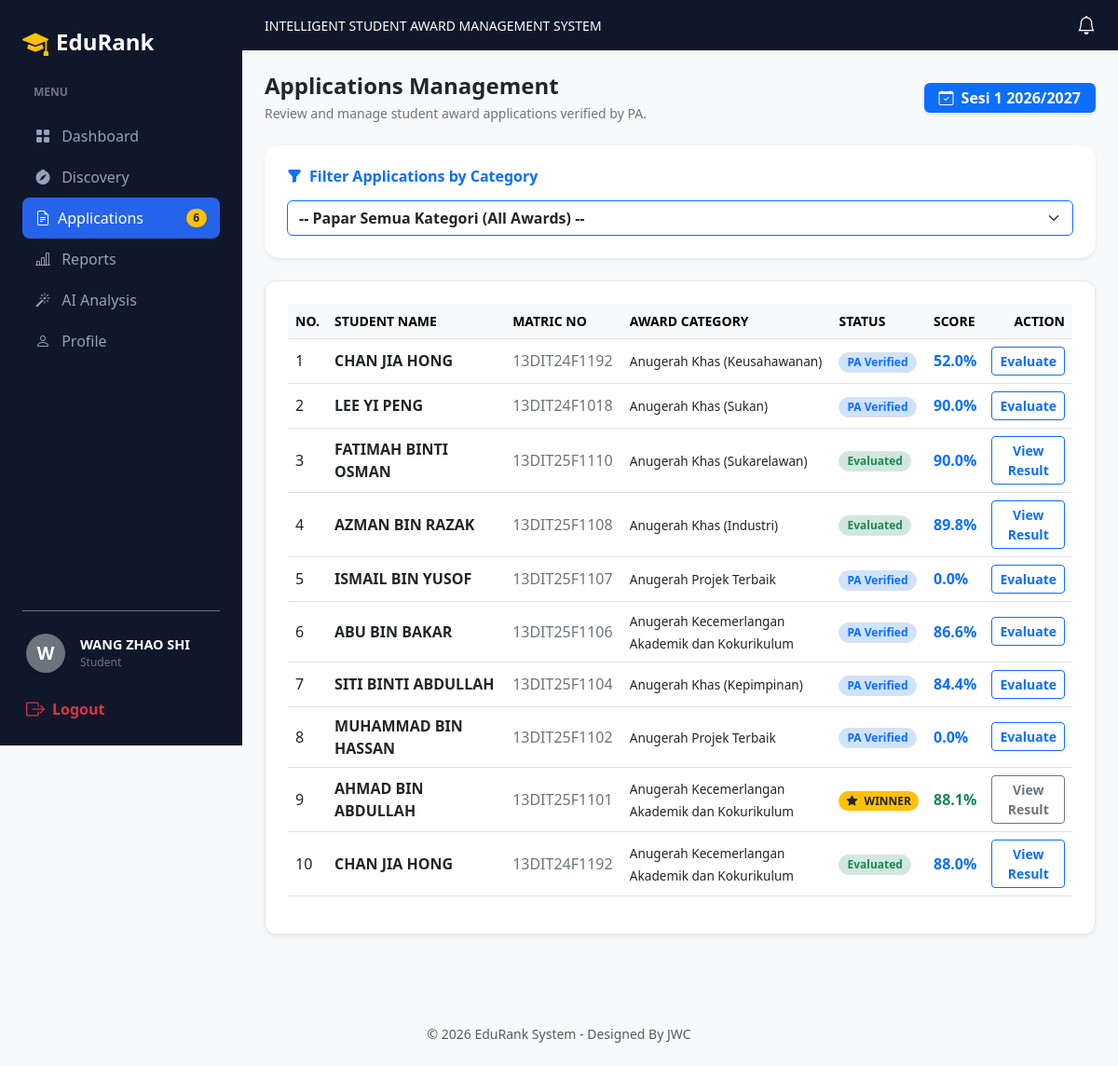
The page /applications.php (signed in) on the database its author committed.
### tables this page shows
CREATE TABLE `system_settings` (
  `setting_id` int(11) NOT NULL,
  `setting_key` varchar(50) NOT NULL,
  `setting_value` varchar(255) NOT NULL,
  `updated_at` timestamp NOT NULL DEFAULT current_timestamp() ON UPDATE current_timestamp()
);

CREATE TABLE `award_applications` (
  `application_id` int(11) NOT NULL,
  `student_id` int(11) DEFAULT NULL,
  `category_id` int(11) DEFAULT NULL,
  `session_name` varchar(50) DEFAULT NULL,
  `application_date` timestamp NOT NULL DEFAULT current_timestamp(),
  `status` enum('pending','verified','rejected','evaluated','nominated') DEFAULT 'pending',
  `is_read` tinyint(1) NOT NULL DEFAULT 0
);

CREATE TABLE `users` (
  `user_id` int(11) NOT NULL,
  `full_name` varchar(100) NOT NULL,
  `email` varchar(100) NOT NULL,
  `password` varchar(255) NOT NULL,
  `role` enum('Student','Academic Advisor','Evaluation Committee','Admin') NOT NULL,
  `assigned_category_id` int(11) DEFAULT NULL COMMENT 'For Committee: Which award category they evaluate',
  `must_change_password` tinyint(1) DEFAULT 1,
  `is_active` tinyint(1) DEFAULT 1,
  `created_at` timestamp NOT NULL DEFAULT current_timestamp(),
  `updated_at` timestamp NOT NULL DEFAULT current_timestamp() ON UPDATE current_timestamp(),
  `last_login` datetime DEFAULT NULL,
  `reset_token` varchar(64) DEFAULT NULL,
  `reset_expires` datetime DEFAULT NULL
);

CREATE TABLE `students` (
  `student_id` int(11) NOT NULL,
  `user_id` int(11) DEFAULT NULL,
  `matric_no` varchar(20) NOT NULL,
  `programme` varchar(100) DEFAULT 'DIT',
  `semester` int(11) NOT NULL,
  `phone` varchar(20) DEFAULT NULL,
  `advisor_id` int(11) DEFAULT NULL,
  `created_at` timestamp NOT NULL DEFAULT current_timestamp()
);

CREATE TABLE `award_categories` (
  `category_id` int(11) NOT NULL,
  `category_name` varchar(100) NOT NULL,
  `description` text DEFAULT NULL,
  `is_open` tinyint(1) NOT NULL DEFAULT 1,
  `created_at` timestamp NOT NULL DEFAULT current_timestamp()
);

CREATE TABLE `application_verifications` (
  `verification_id` int(11) NOT NULL,
  `application_id` int(11) NOT NULL,
  `advisor_id` int(11) NOT NULL,
  `calculated_score` decimal(5,2) DEFAULT 0.00,
  `remarks` text DEFAULT NULL,
  `verification_date` datetime DEFAULT current_timestamp()
);

### applications.php (the view, shortened to what this page needs)
<?php
require_once 'config.php';
$name = $_SESSION['user_name'] ?? 'Committee Member';
$role = $_SESSION['user_role'] ?? 'Evaluation Committee';
$current_session = '';
$pending_evaluations = 0;
if (isset($pdo)) {
    $stmtSes = $pdo->query("SELECT setting_value FROM system_settings WHERE setting_key = 'current_session'");
    $current_session = $stmtSes->fetchColumn() ?: 'Default Session';
    $stmtCount = $pdo->prepare("SELECT COUNT(*) FROM award_applications WHERE status = 'verified' AND session_name = ?");
    $stmtCount->execute([$current_session]);
    $pending_evaluations = $stmtCount->fetchColumn();
}
$applications = [];
if (isset($pdo)) {
    try {
        $sql = "
            SELECT a.application_id, a.status, a.application_date,
                   u.full_name AS student_name, s.matric_no,
                   c.category_name, v.calculated_score AS score
            FROM award_applications a
            JOIN students s ON a.student_id = s.student_id
            JOIN users u ON s.user_id = u.user_id
            JOIN award_categories c ON a.category_id = c.category_id
            LEFT JOIN application_verifications v ON a.application_id = v.application_id
            WHERE a.status IN ('verified', 'evaluated', 'nominated') AND a.session_name = ?
        ";
        $params = [$current_session];
        $sql .= " ORDER BY a.application_date DESC";
        $stmt = $pdo->prepare($sql);
        $stmt->execute($params);
        $applications = $stmt->fetchAll(PDO::FETCH_ASSOC);
    } catch (PDOException $e) {
        $error_msg = "Database Error: " . $e->getMessage();
    }
}
?>
<!DOCTYPE html>
<html lang="en">
<head>
    <link href="https://cdn.jsdelivr.net/npm/bootstrap@5.3.0/dist/css/bootstrap.min.css" rel="stylesheet">
    <link rel="stylesheet" href="https://cdn.jsdelivr.net/npm/bootstrap-icons@1.11.0/font/bootstrap-icons.css">
    <link rel="stylesheet" href="style.css">
</head>
<body class="dashboard-body">
    <div class="sidebar d-flex flex-column justify-content-between p-4" id="sidebar">
        <div>
            <div class="d-flex align-items-center gap-2 mb-4">
                <i class="bi bi-mortarboard-fill text-warning fs-3"></i>
                <span class="fs-4 fw-bold text-white">EduRank</span>
            </div>
            <div class="text-uppercase text-secondary mb-3" style="font-size: 0.75rem; font-weight: 600; padding-left: 12px;">Menu</div>
            <?php $currentPage = basename($_SERVER['PHP_SELF']); ?>
            <a href="committee_dashboard.php" class="nav-link <?php echo $currentPage == 'committee_dashboard.php' ? 'active' : ''; ?>">
                <i class="bi bi-grid-fill me-2"></i> Dashboard
            </a>
            <a href="candidate_discovery.php" class="nav-link <?php echo $currentPage == 'candidate_discovery.php' ? 'active' : ''; ?>">
                <i class="bi bi-compass-fill me-2"></i> Discovery
            </a>
            <a href="applications.php" class="nav-link d-flex align-items-center <?php echo in_array($currentPage, ['applications.php', 'evaluate.php']) ? 'active' : ''; ?>">
                <i class="bi bi-file-earmark-text me-2"></i> Applications
                <?php if (isset($pending_evaluations) && $pending_evaluations > 0): ?>
                    <span class="badge bg-warning text-dark ms-auto rounded-pill shadow-sm" style="font-size: 0.75rem;"><?php echo $pending_evaluations; ?></span>
                <?php endif; ?>
            </a>
            <a href="reports.php" class="nav-link <?php echo $currentPage == 'reports.php' ? 'active' : ''; ?>">
                <i class="bi bi-bar-chart-line me-2"></i> Reports
            </a>
            <a href="ai_analysis.php" class="nav-link <?php echo $currentPage == 'ai_analysis.php' ? 'active' : ''; ?>">
                <i class="bi bi-magic me-2"></i> AI Analysis
            </a>
            <a href="committee_profile.php" class="nav-link <?php echo $currentPage == 'committee_profile.php' ? 'active' : ''; ?>">
                <i class="bi bi-person me-2"></i> Profile
            </a>
        </div>
        <div class="border-top border-secondary pt-4 mt-auto">
            <div class="d-flex align-items-center gap-3 mb-4 ms-1">
                <div class="rounded-circle bg-secondary d-flex justify-content-center align-items-center text-white fw-bold shadow-sm" style="width: 42px; height: 42px; font-size: 1.2rem;">
                    <?php echo strtoupper(substr($name, 0, 1)); ?>
                </div>
                <div class="d-flex flex-column text-white" style="line-height: 1.2; overflow: hidden;">
                    <span class="fw-semibold text-truncate" style="font-size: 0.9rem;" title="<?php echo htmlspecialchars($name); ?>"><?php echo htmlspecialchars($name); ?></span>
                    <span class="text-secondary text-truncate mt-1" style="font-size: 0.75rem;" title="<?php echo htmlspecialchars($role); ?>"><?php echo htmlspecialchars($role); ?></span>
                </div>
            </div>
            <form method="POST" action="logout.php">
                <button type="submit" class="btn text-danger p-0 border-0 text-sm fw-bold d-flex align-items-center gap-2 ms-1 bg-transparent" style="cursor: pointer;"><i class="bi bi-box-arrow-right fs-5"></i> Logout</button>
            </form>
        </div>
    </div>
    <div class="main-content" id="mainContent">
        <header class="top-header shadow-sm d-flex justify-content-between align-items-center pe-4">
            <span class="fw-medium text-white" style="font-size: 14px;">INTELLIGENT STUDENT AWARD MANAGEMENT SYSTEM</span>
            <?php include 'notification.php'; ?>
        </header>
        <div class="p-4">
            <div class="d-flex justify-content-between align-items-center mb-4">
                <div>
                    <h4 class="fw-bold text-dark mb-1">Applications Management</h4>
                    <p class="text-secondary small mb-0">Review and manage student award applications verified by PA.</p>
                </div>
                <span class="badge bg-primary px-3 py-2 fs-6 shadow-sm"><i class="bi bi-calendar-check me-2"></i><?php echo htmlspecialchars($current_session); ?></span>
            </div>
            <div class="custom-card p-4 shadow-sm bg-white mb-4 border-0 rounded-4">
                <h6 class="fw-bold text-primary mb-3"><i class="bi bi-funnel-fill me-2"></i>Filter Applications by Category</h6>
                <form method="GET" action="applications.php">
                    <div class="input-group">
                        <select name="cat_id" class="form-select border-primary fw-semibold" onchange="this.form.submit()">
                            <option value="all">-- Papar Semua Kategori (All Awards) --</option>
                        </select>
                    </div>
                </form>
            </div>
            <div class="custom-card p-4 shadow-sm bg-white">
                <div class="table-responsive">
                    <table class="table align-middle table-hover">
                        <thead class="table-light text-secondary small">
                            <tr>
                                <th width="5%">NO.</th>
                                <th width="25%">STUDENT NAME</th>
                                <th width="15%">MATRIC NO</th>
                                <th width="30%">AWARD CATEGORY</th>
                                <th width="10%">STATUS</th>
                                <th width="5%">SCORE</th>
                                <th width="10%" class="text-end">ACTION</th>
                            </tr>
                        </thead>
                        <tbody>
                            <?php if (empty($applications)): ?>
                                <tr>
                                    <td colspan="7" class="text-center py-5 text-muted">
                                        <i class="bi bi-inbox fs-1 text-secondary d-block mb-2"></i>
                                        No verified applications found for this selection.
                                    </td>
                                </tr>
                            <?php else: ?>
                                <?php $counter = 1; foreach ($applications as $app): ?>
                                    <tr>
                                        <td><?php echo $counter++; ?></td>
                                        <td class="fw-bold text-dark"><?php echo htmlspecialchars($app['student_name']); ?></td>
                                        <td class="text-secondary"><?php echo htmlspecialchars($app['matric_no']); ?></td>
                                        <td><span style="font-size: 0.85rem;"><?php echo htmlspecialchars($app['category_name']); ?></span></td>
                                        <td>
                                            <?php if ($app['status'] == 'nominated'): ?>
                                                <span class="badge bg-warning text-dark px-2 py-1 rounded-pill shadow-sm"><i class="bi bi-star-fill me-1"></i> WINNER</span>
                                            <?php elseif ($app['status'] == 'evaluated'): ?>
                                                <span class="badge bg-success-subtle text-success border px-2 py-1 rounded-pill">Evaluated</span>
                                            <?php elseif ($app['status'] == 'verified'): ?>
                                                <span class="badge bg-primary-subtle text-primary border px-2 py-1 rounded-pill">PA Verified</span>
                                            <?php endif; ?>
                                        </td>
                                        <td class="fw-bold <?php echo ($app['status'] == 'nominated') ? 'text-success' : 'text-primary'; ?>"><?php echo $app['score'] !== null ? number_format($app['score'], 1) . '%' : '-'; ?></td>
                                        <td class="text-end">
                                            <a href="evaluate.php?id=<?php echo $app['application_id']; ?>" class="btn btn-sm <?php echo ($app['status'] == 'nominated') ? 'btn-outline-secondary' : 'btn-outline-primary'; ?> fw-bold">
                                                <?php echo ($app['status'] == 'nominated' || $app['status'] == 'evaluated') ? 'View Result' : 'Evaluate'; ?>
                                            </a>
                                        </td>
                                    </tr>
                                <?php endforeach; ?>
                            <?php endif; ?>
                        </tbody>
                    </table>
                </div>
            </div>
        </div>
    </div>
    <footer class="text-center p-4 mt-5 text-muted">
        <p class="mb-0 small">&copy; 2026 EduRank System - Designed By JWC</p>
    </footer>
</body>
</html>

### style.css (style rules this page uses)
:root { --primary-color: #1e3a8a; --secondary-color: #416cb2; --accent-color: #f59e0b; --bg-main: #f8fafc; --card-bg: #ffffff; --text-dark: #334155; --text-muted: #64748b; }
body { background-color: var(--bg-main) !important; font-family: 'Segoe UI', Tahoma, Geneva, Verdana, sans-serif; color: var(--text-dark); margin: 0; padding: 0; }
body.dashboard-body { background-color: #f8f9fa !important; font-family: system-ui, -apple-system, "Segoe UI", Roboto, sans-serif; margin: 0; padding: 0; }
.sidebar { width: 260px; height: 100vh; background-color: #0f172a !important; color: #ffffff !important; position: fixed; top: 0; left: 0; z-index: 1000; transition: all 0.3s ease; }
.sidebar .nav-link { color: #94a3b8 !important; transition: all 0.2s ease; border-radius: 8px; padding: 10px 14px; }
.sidebar .nav-link.active { background-color: #2563eb !important; color: #ffffff !important; }
.main-content { margin-left: 260px; min-height: 100vh; transition: all 0.3s ease; }
.top-header { background-color: #0f172a; color: #ffffff; padding: 12px 24px; display: flex; align-items: center; justify-content: space-between; }
.custom-card { border: 1px solid #e2e8f0; border-radius: 12px; }

### rows shown on the page
system_settings: setting_value "Sesi 1 2026/2027"
award_applications: users.full_name "CHAN JIA HONG", student.matric_no "13DIT24F1192", category.category_name "Anugerah Khas (Keusahawanan)", status "PA Verified", application_verifications.calculated_score "52.0"
award_applications: users.full_name "LEE YI PENG", student.matric_no "13DIT24F1018", category.category_name "Anugerah Khas (Sukan)", status "PA Verified", application_verifications.calculated_score "90.0"
award_applications: users.full_name "FATIMAH BINTI OSMAN", student.matric_no "13DIT25F1110", category.category_name "Anugerah Khas (Sukarelawan)", status "Evaluated", application_verifications.calculated_score "90.0"
award_applications: users.full_name "AZMAN BIN RAZAK", student.matric_no "13DIT25F1108", category.category_name "Anugerah Khas (Industri)", status "Evaluated", application_verifications.calculated_score "89.8"
award_applications: users.full_name "ISMAIL BIN YUSOF", student.matric_no "13DIT25F1107", category.category_name "Anugerah Projek Terbaik", status "PA Verified", application_verifications.calculated_score "0.0"
award_applications: users.full_name "ABU BIN BAKAR", student.matric_no "13DIT25F1106", category.category_name "Anugerah Kecemerlangan Akademik dan Kokurikulum", status "PA Verified", application_verifications.calculated_score "86.6"
award_applications: users.full_name "SITI BINTI ABDULLAH", student.matric_no "13DIT25F1104", category.category_name "Anugerah Khas (Kepimpinan)", status "PA Verified", application_verifications.calculated_score "84.4"
award_applications: users.full_name "MUHAMMAD BIN HASSAN", student.matric_no "13DIT25F1102", category.category_name "Anugerah Projek Terbaik", status "PA Verified", application_verifications.calculated_score "0.0"
award_applications: users.full_name "AHMAD BIN ABDULLAH", student.matric_no "13DIT25F1101", category.category_name "Anugerah Kecemerlangan Akademik dan Kokurikulum", status "nominated" (drawn), application_verifications.calculated_score "88.1"
award_applications: users.full_name "CHAN JIA HONG", student.matric_no "13DIT24F1192", category.category_name "Anugerah Kecemerlangan Akademik dan Kokurikulum", status "Evaluated", application_verifications.calculated_score "88.0"

### other values the page prints
$pending_evaluations "6"
substr($name, 0, 1) "W"
$name "WANG ZHAO SHI"
$role "Student"
